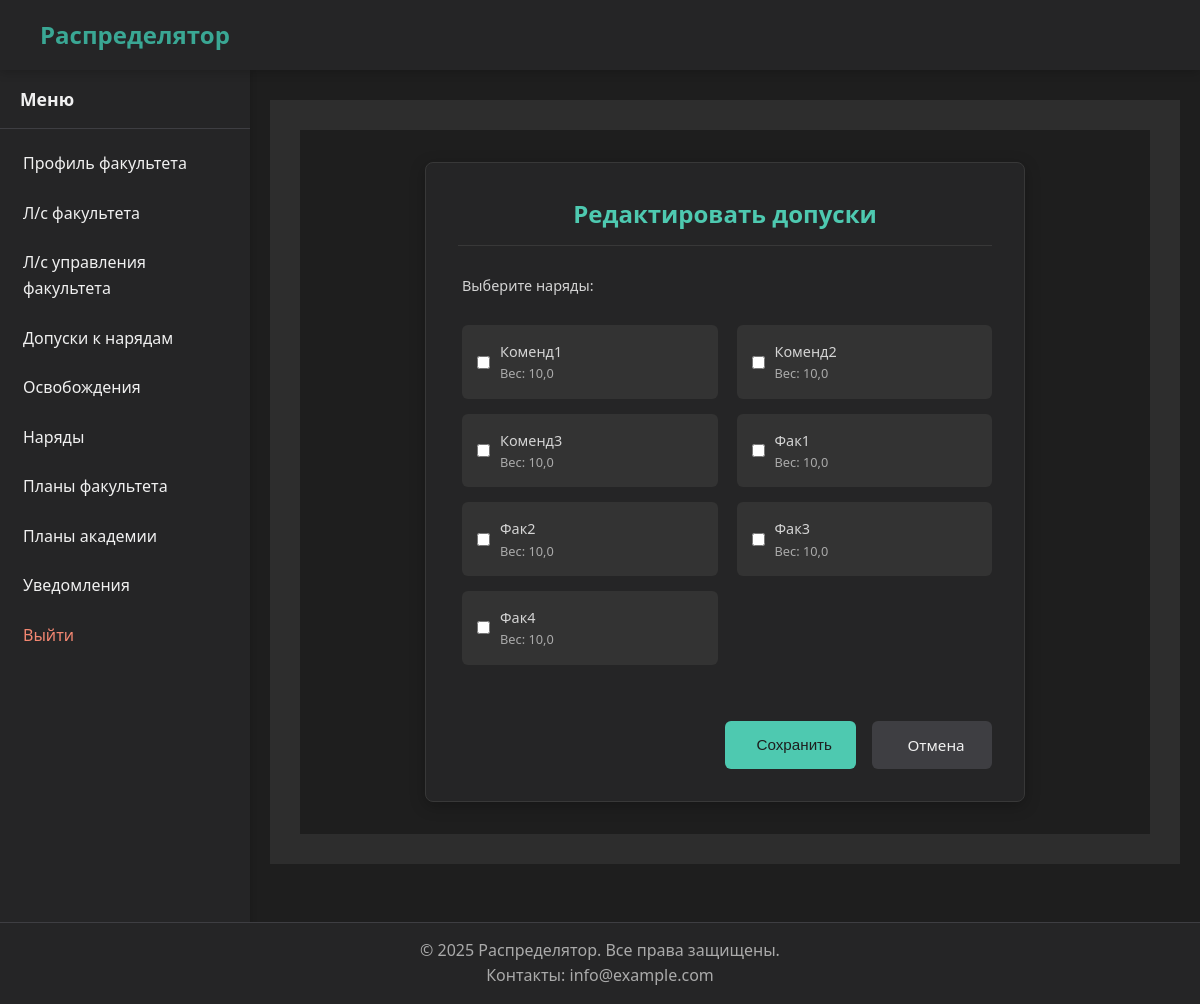
The page /department/permission/faculty/edit/3/ (signed in) on the database its author committed.
### duty/models.py (models this page shows, shortened)
class Duty(models.Model):
    duty_name = models.CharField('Название наряда', max_length=50)
    duty_weight = models.FloatField('Вес наряда')
    is_commandant = models.BooleanField('Добавлено комендантом', default=False)
    faculty = models.ForeignKey(
        Faculty,
        on_delete=models.SET_NULL,
        null=True,
        blank=True,
        verbose_name='Факультет',
        related_name='duties'
    )
    department = models.ForeignKey(
        Department,
        on_delete=models.SET_NULL,
        null=True,
        blank=True,
        verbose_name='Кафедра',
        related_name='duties'
    )
    people_count = models.PositiveIntegerField('Количество людей', default=1)
    assigned_faculty = models.ForeignKey(
        Faculty,
        on_delete=models.SET_NULL,
        null=True,
        blank=True,
        verbose_name='Закреплённый факультет',
        related_name='assigned_duties_as_faculty'
    )
    assigned_department = models.ForeignKey(
        Department,
        on_delete=models.SET_NULL,
        null=True,
        blank=True,
        verbose_name='Закреплённая кафедра',
        related_name='assigned_duties_as_department'
    )
    class Meta:
        verbose_name = 'Наряд'
        verbose_name_plural = 'Наряды'
        constraints = [
            models.UniqueConstraint(
                fields=['duty_name'],
                name='unique_duty_for_commandant',
                condition=Q(is_commandant=True)
            ),
            models.UniqueConstraint(
                fields=['duty_name', 'faculty'],
                name='unique_duty_for_faculty',
                condition=Q(faculty__isnull=False, department__isnull=True, is_commandant=False)
            ),
            models.UniqueConstraint(
                fields=['duty_name', 'department'],
                name='unique_duty_for_department',
                condition=Q(department__isnull=False)
            ),
        ]

### permission/views.py (the view)
# urls.py: path('faculty/edit/<int:pk>/', views.FacultyPermissionEditView.as_view(), name='faculty_edit'),
class FacultyPermissionEditView(HasFacultyMixin, BasePersonPermissionEditView):
    form_class = FacultyPermissionForm
    success_message = 'Допуски факультета успешно обновлены'
    namespace = 'faculty'
    related_field = 'faculty'

### permission/forms.py (shortened to what this page needs)
class FacultyPermissionForm(forms.ModelForm):
    duties = forms.ModelMultipleChoiceField(
        queryset=Duty.objects.all(),
        widget=forms.CheckboxSelectMultiple,
        required=False,
        label='Допуски к нарядам (факультет)'
    )
    class Meta:
        model = People
        fields = []
    def __init__(self, *args, **kwargs):
        self.request = kwargs.pop('request', None)
        super().__init__(*args, **kwargs)
        if self.instance and hasattr(self.instance, 'faculty_duty_permissions'):
            current_duties = FacultyDutyPermission.objects.filter(person=self.instance).values_list('duty', flat=True)
            self.fields['duties'].initial = list(current_duties)
        self.fields['duties'].widget.attrs.update({'class': 'custom-duty-checkboxes'})

### core/mixins.py (called while the page is built)
    def dispatch(self, request, *args, **kwargs):
        if not hasattr(request.user, 'faculty') or not request.user.faculty:
            messages.warning(request, "У вас нет прав доступа к этому разделу")
            return redirect('home')
        return super().dispatch(request, *args, **kwargs)

### core/utils.py (called while the page is built)
def get_user_type(user):
    if user.is_superuser:
        return 'admin'
    groups = list(user.groups.values_list('name', flat=True))
    if 'Комендант' in groups:
        return 'commandant'
    elif 'Факультет' in groups:
        return 'faculty'
    elif 'Кафедра' in groups:
        return 'department'
    return None

### permission/views.py (called while the page is built)
    def get_form_kwargs(self):
        kwargs = super().get_form_kwargs()
        kwargs['request'] = self.request
        return kwargs

    def get_success_url(self):
        return reverse(f'{self.namespace}:permission:{self.related_field}_list')

### templates/profiles/shared/permission/_edit.html (shortened to what this page needs)
{% extends "pages/generic_form.html" %}
{% load static %}
{% block title %}Редактировать допуски{% endblock %}
{% block form_body %}
<form method="post">
    <div class="form-group">
        <label>Выберите наряды:</label>
        {% if duty_checkboxes %}
        <div class="duty-container">
            {% for duty in duty_checkboxes %}
            <label class="duty-item">
                <input type="checkbox" name="duties" value="{{ duty.id }}" {{ duty.checked }}>
                <div class="duty-info">
                    <div class="duty-name">{{ duty.name }}</div>
                    <div class="duty-weight">Вес: {{ duty.weight }}</div>
                </div>
            </label>
            {% endfor %}
        </div>
        {% else %}
        <p class="no-duties">Нет доступных нарядов</p>
        {% endif %}
    </div>
{% endblock %}
{% block form_actions %}
    <button type="submit" class="btn btn-primary">
         Сохранить
    </button>
    <a href="{{ cancel_url }}" class="btn btn-secondary">
         Отмена
    </a>
</form>
{% endblock %}

### static/css/base.css (style rules this page uses)
* { margin: 0; padding: 0; box-sizing: border-box; }
body { font-family: 'Segoe UI', Tahoma, Geneva, Verdana, sans-serif; background-color: #1e1e1e; color: #f0f0f0; line-height: 1.6; padding-top: 70px; padding-bottom: 0; margin-bottom: 60px; min-height: 100vh; position: relative; }

### static/css/buttons.css (style rules this page uses)
.btn { display: inline-flex; align-items: center; gap: 0.5rem; padding: 0.75rem 1.5rem; border-radius: 4px; font-size: 0.95rem; font-weight: 500; border: none; cursor: pointer; text-decoration: none; transition: background-color 0.3s, transform 0.2s; }
.btn-primary { background-color: #4ec9b0; color: #1e1e1e; }
.btn-secondary { background-color: #3e3e42; color: #f0f0f0; }

### static/css/forms.css (style rules this page uses)
.duty-container { display: grid; grid-template-columns: repeat(auto-fill, minmax(250px, 1fr)); gap: 15px; margin-top: 20px; }
.duty-item { background: #333; padding: 15px; border-radius: 6px; display: flex; align-items: center; transition: all 0.2s; }
.duty-item input { margin-right: 10px; }
.duty-info { flex-grow: 1; }
.duty-name { font-weight: 500; }
.duty-weight { font-size: 0.8rem; color: #aaa; }
.form-group { display: flex; flex-direction: column; gap: 0.5rem; }
label { color: #d4d4d4; font-size: 0.9rem; font-weight: 500; margin-left: 0.25rem; }
.btn { display: inline-flex; align-items: center; justify-content: center; padding: 0.75rem 1.5rem; border-radius: 6px; font-weight: 500; transition: all 0.2s; border: none; cursor: pointer; font-size: 0.95rem; min-width: 120px; text-align: center; gap: 8px; }
.btn-primary { background-color: #4ec9b0; color: #1e1e1e; }
.btn-secondary { background-color: #3e3e42; color: #f0f0f0; }

### rows shown on the page
Duty: name "Коменд1", weight "10,0"
Duty: name "Коменд2", weight "10,0"
Duty: name "Коменд3", weight "10,0"
Duty: name "Фак1", weight "10,0"
Duty: name "Фак2", weight "10,0"
Duty: name "Фак3", weight "10,0"
Duty: name "Фак4", weight "10,0"

### other values the page prints
{{ item.name }} "Профиль факультета" "Л/с факультета" "Л/с управления факультета" "Допуски к нарядам" "Освобождения" "Наряды" "Планы факультета" "Планы академии" "Уведомления"
